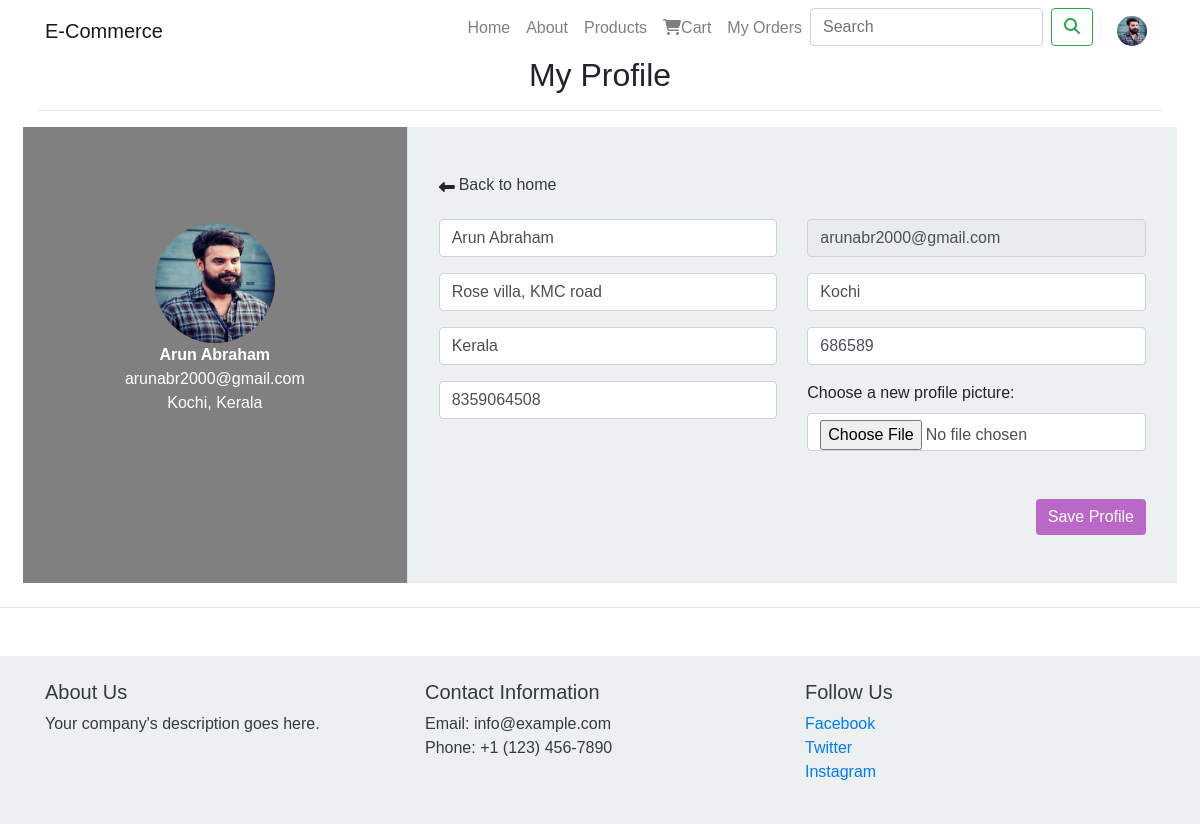
The app's page /user/index.php?page=profile (signed in) with its own data.
### tables this page shows
CREATE TABLE IF NOT EXISTS `user` (
  `username` varchar(40) NOT NULL,
  `email` varchar(40) NOT NULL,
  `password` varchar(100) NOT NULL,
  `user_type` varchar(25) DEFAULT NULL,
  `uid` int(11) NOT NULL AUTO_INCREMENT,
  `full_name` varchar(30) DEFAULT NULL,
  `profile_pic` varchar(100) NOT NULL,
  `address` varchar(50) DEFAULT NULL,
  `city` varchar(30) DEFAULT NULL,
  `state` varchar(40) DEFAULT NULL,
  `zip` varchar(30) DEFAULT NULL,
  `phone` varchar(20) DEFAULT NULL,
  PRIMARY KEY (`uid`)
);

### user/index.php (called while the page is built, shortened)
<?php
include('includes/header.php');
include('includes/content.php');
include('includes/footer.php');
?>

### user/profile.php (the view, shortened to what this page needs)
<?php
include('connection.php');
$user_email=$_SESSION['email'];
$sq="select * from user where email='$user_email'";
$r=mysqli_query($connection,$sq);
$row=mysqli_fetch_assoc($r);
?>
<div class="container rounded bg-white mt-5 p-2">
    <h2 style="text-align:center;">My Profile</h2>
    <hr>
    <form action="" method="POST" enctype="multipart/form-data">
        <div class="row">
            <div class="col-md-4 border-right" style="background:gray;color:white;">
                <div class="d-flex flex-column align-items-center text-center p-3 py-5"><img class="rounded-circle mt-5" src="./<?php echo $row['profile_pic'];?>"  height="120" width="120"><span class="font-weight-bold"><?php echo $row['full_name'];?></span><span class="text-gray-50"><?php echo $row['email'];?></span><span><?php echo $row['city'];?>, <?php echo $row['state'];?></span></div>
            </div>
            <div class="col-md-8"style="background:#edf0f0; ">
                <div class="p-3 py-5">
                    <div class="d-flex justify-content-between align-items-center mb-3">
                        <div class="d-flex flex-row align-items-center back"><i class="fa fa-long-arrow-left mr-1 mb-1"></i>
                        <a class="text-dark"style="text-decoration:none;" href="?page=landing"><h6>Back to home</h6></a>
                        </div>
                    </div>
                    <div class="row mt-2">
                        <div class="col-md-6"><input type="text" class="form-control" placeholder="full name"  name="full_name" value="<?php echo $row['full_name'];?>"></div>
                        <div class="col-md-6"><input type="text" class="form-control" value="<?php echo $row['email'];?>" placeholder="email" name=email readonly></div>
                    </div>
                    <div class="row mt-3">
                        <div class="col-md-6"><input type="text" class="form-control"  placeholder="street" value="<?php echo $row['address'];?>" name="address"></div>
                        <div class="col-md-6"><input type="text" class="form-control" placeholder="city" value="<?php echo $row['city'];?>" name="city"></div>
                    </div>
                    <div class="row mt-3">
                        <div class="col-md-6"><input type="text" class="form-control"  placeholder="State" value="<?php echo $row['state'];?>" name="state"></div>
                        <div class="col-md-6"><input type="text" class="form-control" placeholder="zip code" value="<?php echo $row['zip'];?>" name="zip"></div>
                    </div>
                    <div class="row mt-3">
                        <div class="col-md-6"><input type="text" class="form-control" placeholder="phone number" value="<?php echo $row['phone'];?>" name="phone"></div>
                        <div class="col-md-6"> <label for="image">Choose a new profile picture:</label><input type="file" class="form-control" name="image" value="<?php echo $row['profile_pic'];?>" ></div>
                    </div>
                    <div class="mt-5 text-right"><button class="btn btn-primary profile-button" type="submit" name="submit">Save Profile</button>
                </div>
                </div>
            </div>
        </div>
</form>
    </div>
    <hr>

### user/includes/header.php (shortened to what this page needs)
<!DOCTYPE html>
<html lang="en">
<head>
    <link href="https://cdn.jsdelivr.net/npm/bootstrap@4.5.2/dist/css/bootstrap.min.css" rel="stylesheet">
    <link rel="stylesheet" href="https://cdn.jsdelivr.net/npm/bootstrap@4.0.0/dist/css/bootstrap.min.css">
</head>
<body>
    <nav class=" navbar-expand-lg navbar navbar-light fixed-top" style="background-color: #fff;">
        <div class="container">
            <a class="navbar-brand" href="#">E-Commerce</a>
            <div class="collapse navbar-collapse" id="navbarNav">
                <ul class="navbar-nav ml-auto">
                    <li class="nav-item">
                        <a class="nav-link" href="?page=landing">Home</a>
                    </li>
                    <li class="nav-item">
                        <a class="nav-link" href="?page=about">About</a>
                    </li>
                    <li class="nav-item">
                        <a class="nav-link" href="?page=products">Products</a>
                    </li>
                    <li class="nav-item">
                        <a class="nav-link" href="?page=product-cart"><i class="fa-solid fa-cart-shopping"></i>Cart</a>
                    </li>
                    <li class="nav-item">
                        <a class="nav-link" href="?page=my_orders">My Orders</a>
                    </li>
                    <li>
                    <form class="form-inline my-2 my-lg-0" method="POST" action="index.php?page=search_bar">
                   <input class="form-control mr-sm-2" type="search" name="search_val" placeholder="Search" aria-label="Search">
                   <a href="?page=search_bar"><button class="btn btn-outline-success my-2 my-sm-0"  name="search" type="submit"><i class="fas fa-search"></i></button></a>
                   </form>
                   </li>
                    <li class="nav-item dropdown">
        <a class="nav-link dropdown " href="#" id="navbarDropdown"  data-toggle="dropdown" >
            <?php
            include('../connection.php');
            $email=$_SESSION['email'];
            $sql="select * from user where email='$email'";
            $result=mysqli_query($connection,$sql);
            $row=mysqli_fetch_assoc($result);
            ?>
        <img src="./<?php echo $row['profile_pic'];?>" height="30px" width="30px" style="border-radius:15px;margin-top:0;">
        </a>
      </li>
                </ul>
            </div>
        </div>
    </nav>

### user/includes/header.php (style rules this page uses)
* { font-family: Tahoma, Verdana, sans-serif; scroll-behavior: smooth; }

### user/profile.php (style rules this page uses)
.profile-button { background: #BA68C8; box-shadow: none; border: none; }

### records on screen
user: profile_pic (picture), full_name "Arun Abraham", email "arunabr2000@gmail.com", city "Kochi", state "Kerala", address "Rose villa, KMC road", zip "686589", phone "8359064508"
